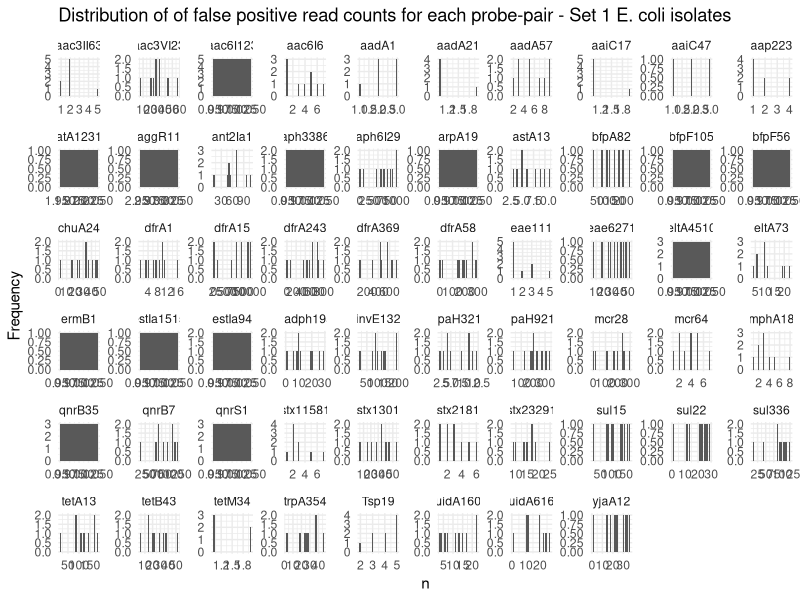
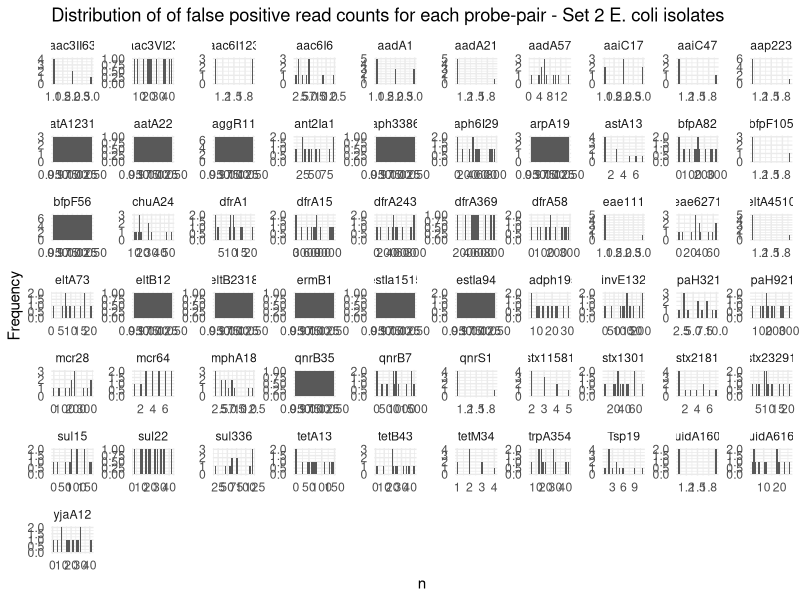
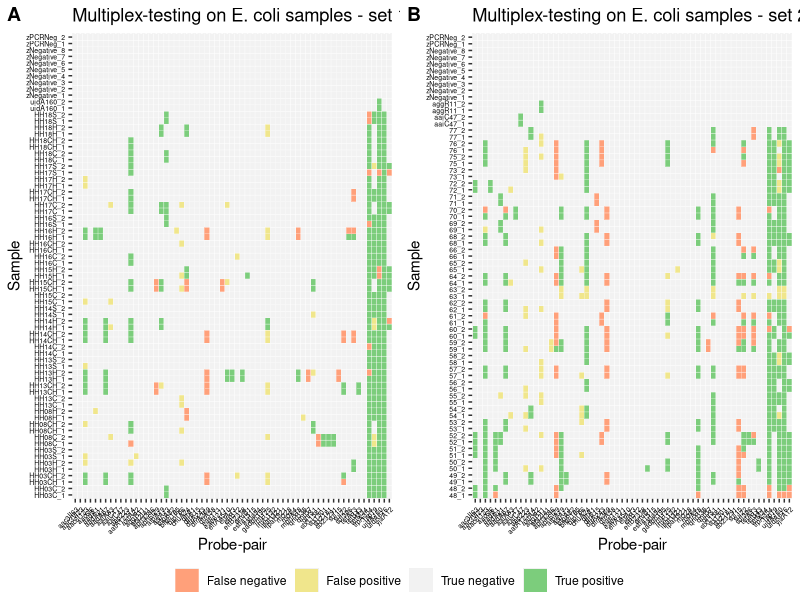
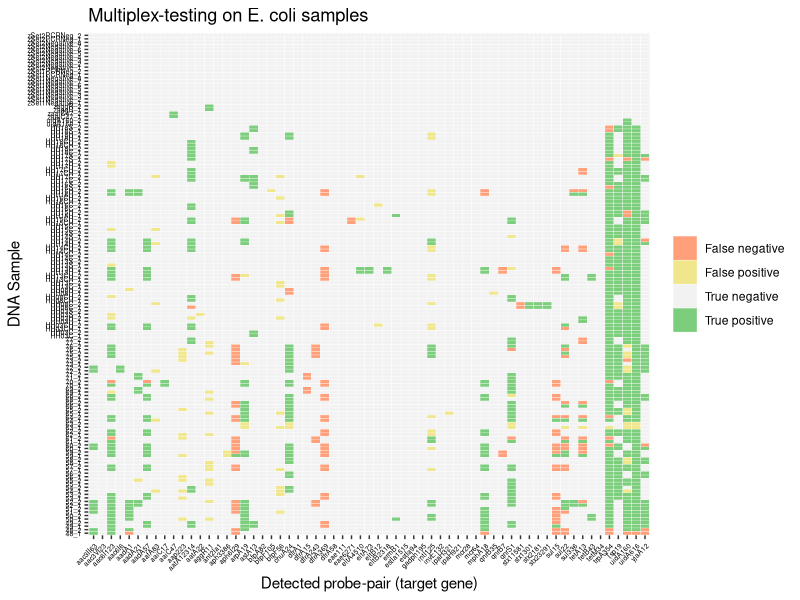

Recreate these plots in R, in order.
#Load packages--------
library (ggplot2)
library(dplyr)
library(gridExtra)
library(ggpubr)
library(tidyr)
library(seqinr)
library(readr)

#dMLA ecoli_set1 strains-------------------
##Formatting df---------
#Import results
setwd("~/switchdrive/Institution/Manuscripts/02_dMLA/dmla-amr-vfs/data")
reads <- read.csv("ecoli_set1_output.csv", header = TRUE)
reads

reads <- reads %>% 
  mutate(Sample_real = as.character(X1)) %>% 
  mutate(Sample_real = case_when(
    Sample_real == "CCACTAG" ~ "HH03C_1",
    Sample_real == "GTCTTCT" ~ "HH03CH_1",Sample_real == "ACAAAGC" ~ "HH03H_1",Sample_real == "AAAAGGC" ~ "HH03S_1",Sample_real == "ACTGTGT" ~ "HH08C_1", Sample_real == "CTGGTAC" ~ "HH08CH_1",
    Sample_real == "GTTGCTA" ~ "HH08H_1", Sample_real == "CCATTCA" ~ "zNegative_1",Sample_real == "GATATCG" ~ "HH13C_1",Sample_real == "ACAGGAT" ~ "HH13CH_1",Sample_real == "CGCATAC" ~ "HH13H_1",
    Sample_real == "GGACCTA" ~ "HH13S_1", Sample_real == "GAACTGA" ~ "HH14C_1", Sample_real == "AGTCGTG" ~ "HH14CH_1",Sample_real == "TTCCAGG" ~ "HH14H_1",Sample_real == "TAGAGCG" ~ "zNegative_2",
    Sample_real == "AAACCCT" ~ "HH14S_1",Sample_real == "ATCCAGT" ~ "HH15C_1",Sample_real == "TCTTCGT" ~ "HH15CH_1",Sample_real == "GTGTCCT" ~ "HH15H_1",Sample_real == "CACAGAT" ~ "HH16C_1",
    Sample_real == "ATAGAGC" ~ "HH16CH_1", Sample_real == "GGTCATG" ~ "HH16H_1", Sample_real == "CCATCTC" ~ "zNegative_3",Sample_real == "TATGCAG" ~ "HH16S_1",Sample_real == "AACCGCT" ~ "HH17C_1",
    Sample_real == "TGACTCT" ~ "HH17CH_1",Sample_real == "AAGCACA" ~ "HH17H_1",Sample_real == "TGTGAAC" ~ "HH17S_1",Sample_real == "AACAGTG" ~ "HH18C_1",Sample_real == "GCCTATA" ~ "HH18CH_1",
    Sample_real == "GTCCTCT" ~ "zNegative_4",Sample_real == "TAGAACG" ~ "HH18H_1",Sample_real == "TGGGTGA" ~ "HH18S_1", Sample_real == "ACACGTG" ~ "HH03C_2",Sample_real == "TGCCCAA" ~ "HH03CH_2",
    Sample_real == "TCGTACA" ~ "HH03H_2", Sample_real == "AACCAAG" ~ "HH03S_2", Sample_real == "GTGCTAT" ~ "HH08C_2",Sample_real == "TCCTCAT" ~ "zNegative_5",Sample_real == "GTCGTAT" ~ "HH08CH_2",
    Sample_real == "TCTGGAA" ~ "HH08H_2",Sample_real == "CAGTAGG" ~ "HH13C_2", Sample_real == "ACGTCAT" ~ "HH13CH_2",Sample_real == "ACGGAAC" ~ "HH13H_2",Sample_real == "CGGATGA" ~ "HH13S_2",
    Sample_real == "CCGCATA" ~ "HH14C_2", Sample_real == "GTGAAGA" ~ "zNegative_6", Sample_real == "AACGTGT" ~ "HH14CH_2",Sample_real == "AGAAGAC" ~ "HH14H_2",Sample_real == "TGTAGGG" ~ "HH14S_2",
    Sample_real == "AATGCCT" ~ "HH15C_2", Sample_real == "GCTTTCT" ~ "HH15CH_2", Sample_real == "CATGAAG" ~ "HH15H_2",Sample_real == "CGATCAC" ~ "HH16C_2",Sample_real == "TCGCGTT" ~ "zNegative_7",
    Sample_real == "GATTGGC" ~ "HH16CH_2", Sample_real == "CATCGGT" ~ "HH16H_2", Sample_real == "CTTTCCA" ~ "HH16S_2",Sample_real == "ACCAGAT" ~ "HH17C_2",Sample_real == "GTGATAC" ~ "HH17CH_2",
    Sample_real == "TGCATCC" ~ "HH17H_2", Sample_real == "TGCAAAC" ~ "HH17S_2", Sample_real == "GCAACGA" ~ "zNegative_8",Sample_real == "GCCATAC" ~ "HH18C_2",Sample_real == "TACCTTC" ~ "HH18CH_2",
    Sample_real == "GAATCGA" ~ "HH18H_2", Sample_real == "CTACGTT" ~ "HH18S_2", Sample_real == "GTTTCGG" ~ "uidA160_1",Sample_real == "GCAAATG" ~ "uidA160_2",Sample_real == "CTGACAC" ~ "zPCRNeg_1",
    Sample_real == "GCACTTT" ~ "zPCRNeg_2")) 

##Distribution of reads------------------
##Filter of negative samples containing positive
# Define the list of negative samples
negative_samples <- c("zNegative_1", "zNegative_2", "zNegative_3", "zNegative_4",
                      "zNegative_5", "zNegative_6", "zNegative_7", "zNegative_8",
                      "zPCRNeg_1", "zPCRNeg_2")

# Filter the dataframe
filtered_reads <- reads %>%
  filter(Sample_real %in% negative_samples |
           (Sample_real %in% c("uidA160_1", "uidA160_2") & X2 != "uidA160"))

#Plot distribution of false positive for each target
ggplot(filtered_reads, aes(x=n)) + 
  geom_histogram() +
  theme_minimal() +
  labs(title="Distribution of of false positive read counts for each probe-pair - Set 1 E. coli isolates",
       x="n",
       y="Frequency") +
  theme(legend.title = element_blank())+
 facet_wrap(X2 ~ ., ncol = 10, scales="free")

##Threshold calculation------------------
#Calculate the 99.9% quantile of the gamma distribution of each the false positive for each target as threshold
# Assuming 'filtered_reads' is your dataframe with columns 'n' and 'X2'
results_threshold <- filtered_reads %>%
  group_by(X2) %>%
  dplyr::summarise(
    mean_data = mean(n),
    var_data = var(n),
    .groups = 'drop'
  ) %>%
  mutate(
    shape_estimate = mean_data^2 / var_data,
    rate_estimate = mean_data / var_data,
    quantile_99_9 = qgamma(0.999, shape = shape_estimate, rate = rate_estimate)
  )

# Calculate the maximum n value for each X2 in filtered_reads
max_n_values <- filtered_reads %>%
  group_by(X2) %>%
  dplyr::summarise(max_n_in_negatives = max(n, na.rm = TRUE), .groups = 'drop')

# Replace Inf or NA values in quantile_99_9 with the highest n value from filtered_reads
results_threshold <- results_threshold %>%
  left_join(max_n_values, by = "X2") %>%
  mutate(
    quantile_99_9 = ifelse(is.infinite(quantile_99_9) | is.na(quantile_99_9), max_n_in_negatives, quantile_99_9)
  )

# Join the quantile data with the original dataframe, set quantile_99_9 to 0 for missing values
reads_with_threshold <- reads %>%
  left_join(results_threshold %>% select(X2, quantile_99_9), by = "X2") %>%
  mutate(quantile_99_9 = ifelse(is.na(quantile_99_9), 0, quantile_99_9))

# Calculate the real count
reads_with_threshold <- reads_with_threshold %>%
  mutate(real_n = n - quantile_99_9)

# Ensure real_n does not go below 0
reads_with_threshold <- reads_with_threshold %>%
  mutate(real_n = ifelse(real_n < 0, 0, real_n))

reads <- reads_with_threshold
reads[reads == 0] <- NA

##Import WGS results file-----
wgs <- read.csv("wgs_results_ecoli_set1.csv", header = TRUE)

# Remove the _1 and _2 suffixes from Sample_real in reads for comparison
reads <- reads %>%
  mutate(Sample_real_clean = sub("_[12]$", "", Sample_real))

# Create a new column in reads called 'wgs' with the specified conditions
reads <- reads %>%
  rowwise() %>%
  mutate(
    wgs = case_when(
      any(wgs$isolate == Sample_real_clean & wgs$probe == X2) & !is.na(real_n) ~ "y",   # Present in both with valid real_n
      !any(wgs$isolate == Sample_real_clean & wgs$probe == X2) & !is.na(real_n) ~ "n",  # Not present in wgs but real_n is valid
      any(wgs$isolate == Sample_real_clean & wgs$probe == X2) & is.na(real_n) ~ "f",   # Present in wgs but real_n is NA
      !any(wgs$isolate == Sample_real_clean & wgs$probe == X2) & is.na(real_n) ~ "t"                                      # Not present in wgs and real_n is NA
    )
  ) %>%
  ungroup() %>%
  select(-Sample_real_clean)

reads <- reads %>%
  mutate(
    wgs = case_when(
      Sample_real == "uidA160_1" & X2 == "uidA160" ~ "y",
      Sample_real == "uidA160_2" & X2 == "uidA160" ~ "y",
      TRUE ~ wgs  # retain existing values for other rows
    )
  )

reads[reads == 0] <- NA

# Ensure complete combinations of X2 and Sample_real
complete_reads <- complete(reads, X2, Sample_real)

# Create a new column for the fill categories
complete_reads <- complete_reads %>%
  mutate(fill_category = case_when(
    is.na(real_n) & wgs == "t" ~ "True negative",
    real_n > 0 & wgs == "y" ~ "True positive",
    real_n > 0 & wgs == "n" ~ "False positive",
    is.na(real_n) & wgs == "f" ~ "False negative",
    TRUE ~ "True negative"
  ))

# Generate the plot
set1=ggplot(complete_reads, aes(X2, Sample_real)) +
  geom_tile(aes(fill = fill_category), colour = "white") +
  labs(title="Multiplex-testing on E. coli samples - set 1", x = "Probe-pair", y = "Sample") +
  scale_fill_manual(values = c(
    "True negative" = "gray95",
    "True positive" = "palegreen3",
    "False positive" = "khaki",
    "False negative" = "lightsalmon"
  )) +
  theme(axis.text.x = element_text(size = 5, angle = 45, color = "black", hjust = 1),
        axis.text.y = element_text(size = 5,  color = "black", vjust = 0.5),
        legend.title = element_blank())

##Save the file-------
#write.csv(reads, "ecoli_set1_real_n_wgs.csv", row.names = F) 

##Count number of true/false positives/negatives---------
wgs_counts <- complete_reads %>%
  group_by(wgs) %>%
  dplyr::summarise(count = n())

# Print the counts
print(wgs_counts)

##Duplicates analyses--------
### Quantify correct probe detection among both duplicates-------
complete_reads <- complete_reads %>%
  mutate(wgs = replace_na(wgs, 't'))

complete_reads <- complete_reads %>%
  mutate(Sample_id = ifelse(grepl("^zNegative_", Sample_real), Sample_real, sub("_[12]$", "", Sample_real)))

# Group by Sample_id and X2, and then summarize the data
consistent_probes <- complete_reads %>%
  group_by(Sample_id, X2) %>%
  dplyr::summarize(consistent = n_distinct(wgs) == 1, .groups = 'drop')

# Filter to keep only those rows where the outcome is consistent
consistent_probes <- consistent_probes %>%
  filter(consistent)

# Count the number of consistent probes per Sample_id and calculate the percentage
consistent_probes_count_set1 <- consistent_probes %>%
  group_by(Sample_id) %>%
  dplyr::summarize(
    num_consistent_probes = n(),
    percent_consistent_probes = (n() / 63) * 100,  # Assuming the total number of probes is 63
    .groups = 'drop'
  )
# Print the result
print(consistent_probes_count_set1)

#write.csv(consistent_probes_count_set1, "consistent_probes_count_set1.csv", row.names = F)

#dMLA ecoli_set2 strains-------------------
##Formatting df------
#Import results
setwd("~/switchdrive/Institution/Manuscripts/02_dMLA/dmla-amr-vfs/data")
reads <- read.csv("ecoli_set2_output.csv", header = TRUE)
reads

reads <- reads %>% 
  mutate(Sample_real = as.character(X1)) %>% 
  mutate(Sample_real = case_when(
    Sample_real == "CCACTAG" ~ "48_1",
    Sample_real == "GTCTTCT" ~ "49_1",Sample_real == "ACAAAGC" ~ "50_1",Sample_real == "AAAAGGC" ~ "51_1",Sample_real == "ACTGTGT" ~ "52_1", Sample_real == "CTGGTAC" ~ "53_1",
    Sample_real == "GTTGCTA" ~ "54_1", Sample_real == "CCATTCA" ~ "zNegative_1",Sample_real == "GATATCG" ~ "55_1",Sample_real == "ACAGGAT" ~ "56_1",Sample_real == "CGCATAC" ~ "57_1",
    Sample_real == "GGACCTA" ~ "58_1", Sample_real == "GAACTGA" ~ "59_1", Sample_real == "AGTCGTG" ~ "60_1",Sample_real == "TTCCAGG" ~ "61_1",Sample_real == "TAGAGCG" ~ "zNegative_2",
    Sample_real == "AAACCCT" ~ "62_1",Sample_real == "ATCCAGT" ~ "63_1",Sample_real == "TCTTCGT" ~ "64_1",Sample_real == "GTGTCCT" ~ "65_1",Sample_real == "CACAGAT" ~ "66_1",
    Sample_real == "ATAGAGC" ~ "68_1", Sample_real == "GGTCATG" ~ "69_1", Sample_real == "CCATCTC" ~ "zNegative_3",Sample_real == "TATGCAG" ~ "70_1",Sample_real == "AACCGCT" ~ "71_1",
    Sample_real == "TGACTCT" ~ "72_1",Sample_real == "AAGCACA" ~ "73_1",Sample_real == "TGTGAAC" ~ "75_1",Sample_real == "AACAGTG" ~ "76_1",Sample_real == "GCCTATA" ~ "77_1",
    Sample_real == "GTCCTCT" ~ "zNegative_4",Sample_real == "TAGAACG" ~ "48_2",Sample_real == "TGGGTGA" ~ "49_2", Sample_real == "ACACGTG" ~ "50_2",Sample_real == "TGCCCAA" ~ "51_2",
    Sample_real == "TCGTACA" ~ "52_2", Sample_real == "AACCAAG" ~ "53_2", Sample_real == "GTGCTAT" ~ "54_2",Sample_real == "TCCTCAT" ~ "zNegative_5",Sample_real == "GTCGTAT" ~ "55_2",
    Sample_real == "TCTGGAA" ~ "56_2",Sample_real == "CAGTAGG" ~ "57_2", Sample_real == "ACGTCAT" ~ "58_2",Sample_real == "ACGGAAC" ~ "59_2",Sample_real == "CGGATGA" ~ "60_2",
    Sample_real == "CCGCATA" ~ "61_2", Sample_real == "GTGAAGA" ~ "zNegative_6", Sample_real == "AACGTGT" ~ "62_2",Sample_real == "AGAAGAC" ~ "63_2",Sample_real == "TGTAGGG" ~ "64_2",
    Sample_real == "AATGCCT" ~ "65_2", Sample_real == "GCTTTCT" ~ "66_2", Sample_real == "CATGAAG" ~ "68_2",Sample_real == "CGATCAC" ~ "69_2",Sample_real == "TCGCGTT" ~ "zNegative_7",
    Sample_real == "GATTGGC" ~ "aggR11_1", Sample_real == "CATCGGT" ~ "71_2", Sample_real == "CTTTCCA" ~ "72_2",Sample_real == "ACCAGAT" ~ "73_2",Sample_real == "GTGATAC" ~ "75_2",
    Sample_real == "TGCATCC" ~ "76_2", Sample_real == "TGCAAAC" ~ "77_2", Sample_real == "GCAACGA" ~ "zNegative_8",Sample_real == "GCCATAC" ~ "70_2",Sample_real == "TACCTTC" ~ "aggR11_2",
    Sample_real == "GAATCGA" ~ "aaiC47_1", Sample_real == "CTACGTT" ~ "aaiC47_2", Sample_real == "GTTTCGG" ~ "zPCRNeg_1",Sample_real == "GCAAATG" ~ "zPCRNeg_2")) 

##Distribution of reads------------------
##Filter of negative samples containing positive
# Define the list of negative samples
negative_samples <- c("zNegative_1", "zNegative_2", "zNegative_3", "zNegative_4",
                      "zNegative_5", "zNegative_6", "zNegative_7", "zNegative_8",
                      "zPCRNeg_1", "zPCRNeg_2")

# Filter the dataframe
filtered_reads <- reads %>%
  filter(Sample_real %in% negative_samples |
           (Sample_real %in% c("aggR11_1", "aggR11_2") & X2 != "aggR11") |
           (Sample_real %in% c("aaiC47_1", "aaiC47_2") & X2 != "aaiC47"))

#Plot distribution of false positive for each target
ggplot(filtered_reads, aes(x=n)) + 
  geom_histogram() +
  theme_minimal() +
  labs(title="Distribution of of false positive read counts for each probe-pair - Set 2 E. coli isolates",
       x="n",
       y="Frequency") +
  theme(legend.title = element_blank())+
  facet_wrap(X2 ~ ., ncol = 10, scales="free")

##Threshold calculation------------------
#Calculate the 99.9% quantile of the gamma distribution of each the false positive for each target as threshold
# Assuming 'filtered_reads' is your dataframe with columns 'n' and 'X2'
results_threshold <- filtered_reads %>%
  group_by(X2) %>%
  dplyr::summarise(
    mean_data = mean(n),
    var_data = var(n),
    .groups = 'drop'
  ) %>%
  mutate(
    shape_estimate = mean_data^2 / var_data,
    rate_estimate = mean_data / var_data,
    quantile_99_9 = qgamma(0.999, shape = shape_estimate, rate = rate_estimate)
  )

# Calculate the maximum n value for each X2 in filtered_reads
max_n_values <- filtered_reads %>%
  group_by(X2) %>%
  dplyr::summarise(max_n_in_negatives = max(n, na.rm = TRUE), .groups = 'drop')

# Replace Inf or NA values in quantile_99_9 with the highest n value from filtered_reads
results_threshold <- results_threshold %>%
  left_join(max_n_values, by = "X2") %>%
  mutate(
    quantile_99_9 = ifelse(is.infinite(quantile_99_9) | is.na(quantile_99_9), max_n_in_negatives, quantile_99_9)
  )

# Join the quantile data with the original dataframe, set quantile_99_9 to 0 for missing values
reads_with_threshold <- reads %>%
  left_join(results_threshold %>% select(X2, quantile_99_9), by = "X2") %>%
  mutate(quantile_99_9 = ifelse(is.na(quantile_99_9), 0, quantile_99_9))

# Calculate the real count
reads_with_threshold <- reads_with_threshold %>%
  mutate(real_n = n - quantile_99_9)

# Ensure real_n does not go below 0
reads_with_threshold <- reads_with_threshold %>%
  mutate(real_n = ifelse(real_n < 0, 0, real_n))

reads <- reads_with_threshold
reads[reads == 0] <- NA

##Import WGS results file-----
wgs <- read.csv("wgs_results_ecoli_set2.csv", header = TRUE)
wgs$isolate=as.character(wgs$isolate)

# Remove the _1 and _2 suffixes from Sample_real in reads for comparison
reads <- reads %>%
  mutate(Sample_real_clean = sub("_[12]$", "", Sample_real))

# Create a new column in reads called 'wgs' with the specified conditions
reads <- reads %>%
  rowwise() %>%
  mutate(
    wgs = case_when(
      any(wgs$isolate == Sample_real_clean & wgs$probe == X2) & !is.na(real_n) ~ "y",   # Present in both with valid real_n
      !any(wgs$isolate == Sample_real_clean & wgs$probe == X2) & !is.na(real_n) ~ "n",  # Not present in wgs but real_n is valid
      any(wgs$isolate == Sample_real_clean & wgs$probe == X2) & is.na(real_n) ~ "f",   # Present in wgs but real_n is NA
      !any(wgs$isolate == Sample_real_clean & wgs$probe == X2) & is.na(real_n) ~ "t"                                      # Not present in wgs and real_n is NA
    )
  ) %>%
  ungroup() %>%
  select(-Sample_real_clean)


reads <- reads %>%
  mutate(
    wgs = case_when(
      Sample_real == "aggR11_1" & X2 == "aggR11" ~ "y",
      Sample_real == "aggR11_2" & X2 == "aggR11" ~ "y",
      Sample_real == "aaiC47_1" & X2 == "aaiC47" ~ "y",
      Sample_real == "aaiC47_2" & X2 == "aaiC47" ~ "y",
      TRUE ~ wgs  # retain existing values for other rows
    )
  )

reads[reads == 0] <- NA

# Ensure complete combinations of X2 and Sample_real
complete_reads <- complete(reads, X2, Sample_real)

# Create a new column for the fill categories
complete_reads <- complete_reads %>%
  mutate(fill_category = case_when(
    is.na(real_n) & wgs == "t" ~ "True negative",
    real_n > 0 & wgs == "y" ~ "True positive",
    real_n > 0 & wgs == "n" ~ "False positive",
    is.na(real_n) & wgs == "f" ~ "False negative",
    TRUE ~ "True negative"
  ))

# Generate the plot
set2=ggplot(complete_reads, aes(X2, Sample_real)) +
  geom_tile(aes(fill = fill_category), colour = "white") +
  labs(title="Multiplex-testing on E. coli samples - set 2", x = "Probe-pair", y = "Sample") +
  scale_fill_manual(values = c(
    "True negative" = "gray95",
    "True positive" = "palegreen3",
    "False positive" = "khaki",
    "False negative" = "lightsalmon"
  )) +
  theme(axis.text.x = element_text(size = 5, angle = 45, color = "black", hjust = 1),
        axis.text.y = element_text(size = 5,  color = "black", vjust = 0.51),
        legend.title = element_blank())

ggarrange(set1, set2, ncol=2, labels=c("A", "B"), common.legend = TRUE, legend = "bottom")

##Save the file-------
#write.csv(reads, "ecoli_set2_real_n_wgs.csv", row.names = F) 

##Count number of true/false positives/negatives---------
wgs_counts <- complete_reads %>%
  group_by(wgs) %>%
  dplyr::summarise(count = n())

# Print the counts
print(wgs_counts)

#Duplicates analyses--------
### Quantify correct probe detection among both duplicates-------
complete_reads <- complete_reads %>%
  mutate(wgs = replace_na(wgs, 't'))

complete_reads <- complete_reads %>%
  mutate(Sample_id = ifelse(grepl("^zNegative_", Sample_real), Sample_real, sub("_[12]$", "", Sample_real)))

# Group by Sample_id and X2, and then summarize the data
consistent_probes <- complete_reads %>%
  group_by(Sample_id, X2) %>%
  dplyr::summarize(consistent = n_distinct(wgs) == 1, .groups = 'drop')

# Filter to keep only those rows where the outcome is consistent
consistent_probes <- consistent_probes %>%
  filter(consistent)

# Count the number of consistent probes per Sample_id and calculate the percentage
consistent_probes_count_set2 <- consistent_probes %>%
  group_by(Sample_id) %>%
  dplyr::summarize(
    num_consistent_probes = n(),
    percent_consistent_probes = (n() / 63) * 100,  # Assuming the total number of probes is 63
    .groups = 'drop'
  )
# Print the result
print(consistent_probes_count_set2)

#write.csv(consistent_probes_count_set2, "consistent_probes_count_set2.csv", row.names = F) 

#Plot single figure------------------
#Import dataset
setwd("~/switchdrive/Institution/Manuscripts/02_dMLA/dmla-amr-vfs/data")
reads_merged <- read.csv("ecoli_merged.csv", header = TRUE)
reads_merged

# Ensure complete combinations of X2 and Sample_real
complete_reads <- complete(reads_merged, X2, Sample_real)

# Create a new column for the fill categories
complete_reads <- complete_reads %>%
  mutate(fill_category = case_when(
    is.na(real_n) & wgs == "t" ~ "True negative",
    real_n > 0 & wgs == "y" ~ "True positive",
    real_n > 0 & wgs == "n" ~ "False positive",
    is.na(real_n) & wgs == "f" ~ "False negative",
    TRUE ~ "True negative"
  ))

# Generate the plot
ggplot(complete_reads, aes(X2, Sample_real)) +
  geom_tile(aes(fill = fill_category), colour = "white") +
  labs(title="Multiplex-testing on E. coli samples", x = "Detected probe-pair (target gene)", y = "DNA Sample") +
  scale_fill_manual(values = c(
    "True negative" = "gray95",
    "True positive" = "palegreen3",
    "False positive" = "khaki",
    "False negative" = "lightsalmon"
  )) +
  theme(axis.text.x = element_text(size = 5, angle = 45, color = "black", hjust = 1),
        axis.text.y = element_text(size = 5,  color = "black", vjust = 0.5),
        legend.title = element_blank())
